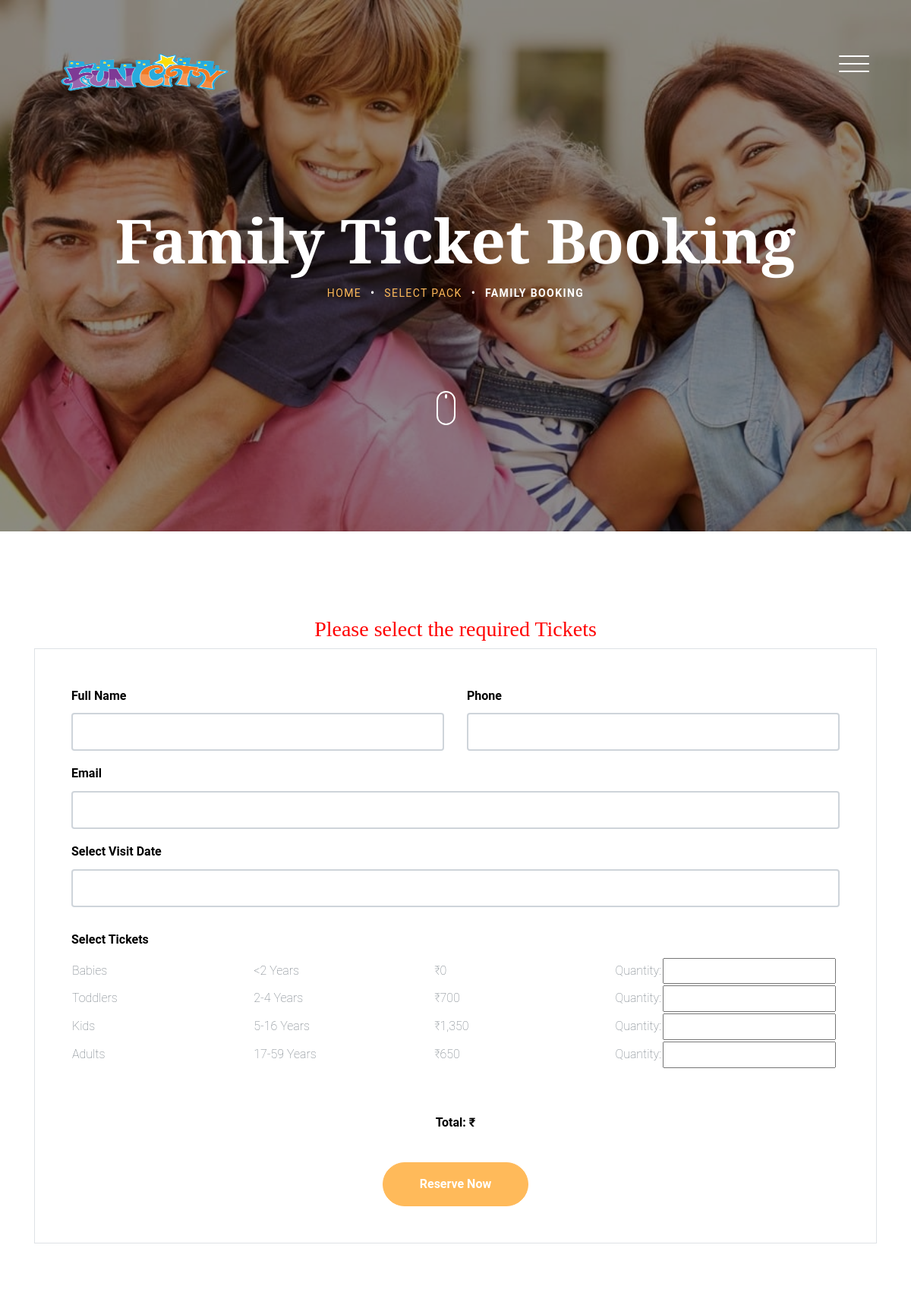
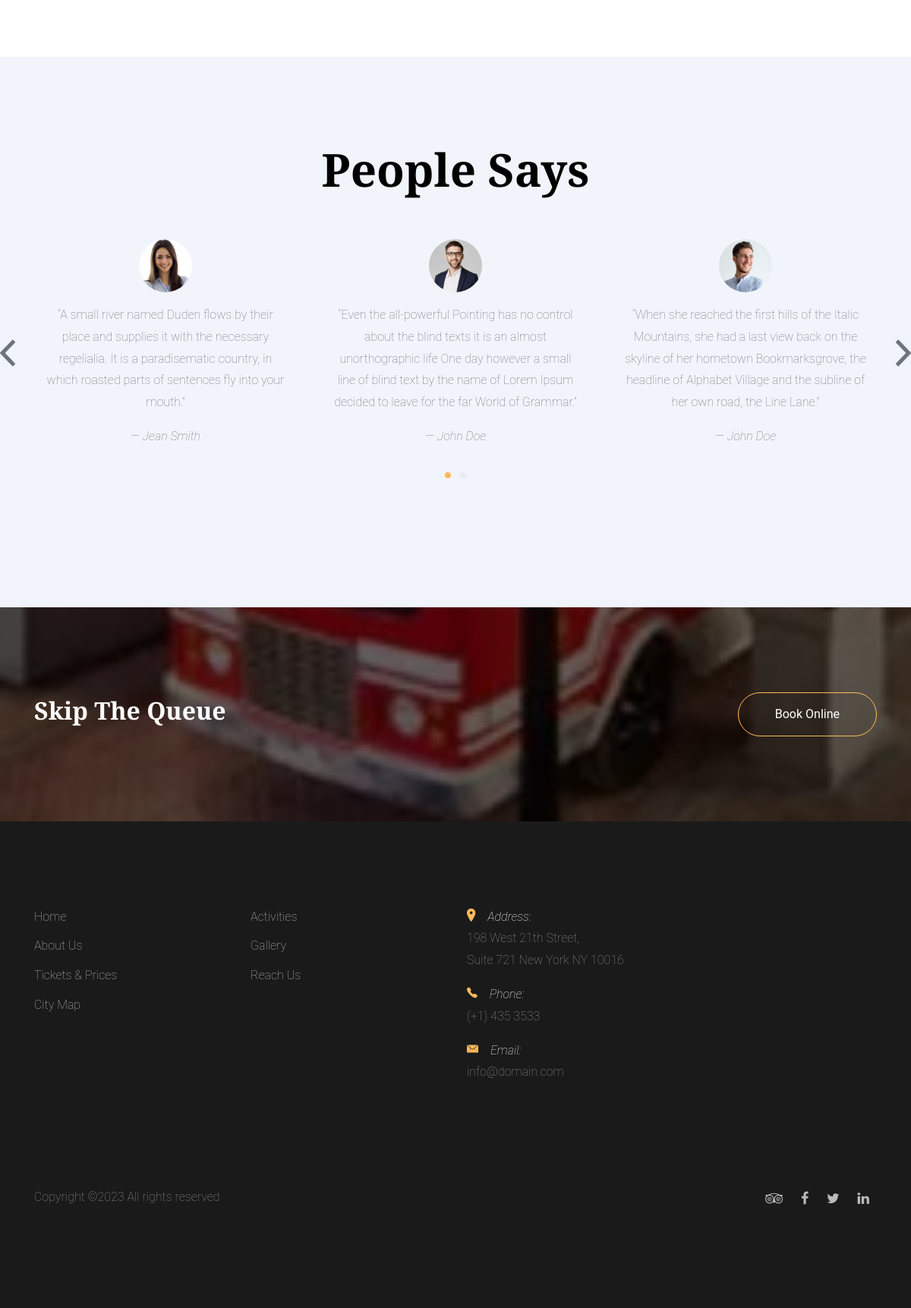
The app's page /Frontend/familyform/ with its own data (2 pictures, top to bottom).
### Backend/models.py (models this page shows)
class Ticketdb(models.Model):
    Name = models.CharField(max_length=50, null=True, blank=True)
    Description = models.CharField(max_length=50, null=True, blank=True)
    Rate = models.IntegerField(null=True,blank=True)

### Frontend/views.py (the view)
# urls.py: path('familyform/', views.familyform, name="familyform"),
def familyform(request):
    data = Ticketdb.objects.all()
    return render(request,'FamilyForm.html',{'data':data})

### Frontend/templates/FamilyForm.html (shortened to what this page needs)
<!DOCTYPE HTML>
{% load static %}
<html>
  <head>
    <link rel="stylesheet" href="{% static 'css/bootstrap.min.css' %}">
    <link rel="stylesheet" href="{% static 'css/animate.css' %}">
    <link rel="stylesheet" href="{% static 'css/owl.carousel.min.css' %}">
    <link rel="stylesheet" href="{% static 'css/aos.css' %}">
    <link rel="stylesheet" href="{% static 'css/bootstrap-datepicker.css' %}">
    <link rel="stylesheet" href="{% static 'css/jquery.timepicker.css' %}">
    <link rel="stylesheet" href="{% static 'css/fancybox.min.css' %}">
    <link rel="stylesheet" href="{% static 'fonts/ionicons/css/ionicons.min.css' %}">
    <link rel="stylesheet" href="{% static 'fonts/fontawesome/css/font-awesome.min.css' %}">
    <link rel="stylesheet" href="{% static 'css/style.css' %}">
  </head>
  <body>
       <header class="site-header js-site-header">
      <div class="container-fluid">
        <div class="row align-items-center">
          <div class="col-6 col-lg-4 site-logo" data-aos="fade"><a href="{% url 'homepage' %}"><img class="img-fluid" src="{% static 'assets/images/funcity.png' %}" alt="Theme-Logo" style="height:70px; width:300px;">
</a></div>
          <div class="col-6 col-lg-8">
            <div class="site-menu-toggle js-site-menu-toggle"  data-aos="fade">
              <span></span>
              <span></span>
              <span></span>
            </div>
          </div>
        </div>
      </div>
    </header>
    <section class="site-hero inner-page overlay" style="background-image: url({% static 'images/family.jpeg' %})" data-stellar-background-ratio="0.5">
      <div class="container">
        <div class="row site-hero-inner justify-content-center align-items-center">
          <div class="col-md-10 text-center" data-aos="fade">
            <h1 class="heading mb-3">Family Ticket Booking</h1>
            <ul class="custom-breadcrumbs mb-4">
              <li><a href="{% url 'homepage' %}">Home</a></li>
              <li>&bullet;</li>
              <li><a href="{% url 'selectpack' %}">Select Pack</a></li>
              <li>&bullet;</li>
              <li>Family Booking</li>
            </ul>
          </div>
        </div>
      </div>
      <a class="mouse smoothscroll" href="#next">
        <div class="mouse-icon">
          <span class="mouse-wheel"></span>
        </div>
      </a>
    </section>
    <section class="section contact-section" id="next">
      <center><h3 style="color:red;">Please select the required Tickets</h3></center>
      <div class="container">
            <form class="bg-white p-md-5 p-4 mb-5 border" method="post" action="{% url 'savebooking' %}" enctype="multipart/form-data">
                <div class="row">
                <div class="col-md-6 form-group">
                  <label class="text-black font-weight-bold" for="name">Full Name</label>
                  <input type="text" id="name" class="form-control" name="name" required="">
                </div>
                <div class="col-md-6 form-group">
                  <label class="text-black font-weight-bold" for="phone">Phone</label>
                  <input type="text" id="phone" class="form-control" name="phone" required="">
                </div>
              </div>
              <div class="row">
                <div class="col-md-12 form-group">
                  <label class="text-black font-weight-bold" for="email">Email</label>
                  <input type="email" id="email" class="form-control" name="email">
                </div>
              </div>
                <div>
                  <label class="text-black font-weight-bold" for="checkin_date">Select Visit Date</label>
                  <input type="text" id="checkin_date" class="form-control" name="date">
              </div><br>
              <div >
                 <label class="text-black font-weight-bold" for="checkin_date">Select Tickets</label>
                 <table>
     <tbody>
      {% for d in data %}
          <tr>
            <td width="25%">{{d.Name}}</td>
            <td width="25%">{{d.Description}}</td>
            <td width="25%">₹{{d.Rate}}</td>
            <td>Quantity:</td>
            <td><input type="number" id="qty" class="quantity" name="qty" width="50%" required=""></td>
            <td><input type="hidden" id="price" class="price" value="{{d.Rate}}" style="width:50px"></td>
            <td><input class="total" type="hidden" name="totalprice" id="totalprice" required="" style="width:50px"></td>
          </tr>
      {% endfor %}
     </tbody>
   </table>
<br><br>
              </div>
             <div style="display: flex; justify-content: center; align-items: center;">
    <label class="text-black font-weight-bold" for="checkin_date">Total: ₹
  </b></label>
</div><br>
              <div style="display: flex; justify-content: center; align-items: center;">
                  <button type="submit" class="btn btn-primary text-white py-3 px-5 font-weight-bold">Reserve Now</form>
              </div>
    </section>
    <section class="section testimonial-section bg-light">
      <div class="container">
        <div class="row justify-content-center text-center mb-5">
          <div class="col-md-7">
            <h2 class="heading" data-aos="fade-up">People Says</h2>
          </div>
        </div>
        <div class="row">
          <div class="js-carousel-2 owl-carousel mb-5" data-aos="fade-up" data-aos-delay="200">
            <div class="testimonial text-center slider-item">
              <div class="author-image mb-3">
                <img src="{% static 'images/person_1.jpg' %}" alt="Image placeholder" class="rounded-circle mx-auto">
              </div>
              <blockquote>
                <p>&ldquo;A small river named Duden flows by their place and supplies it with the necessary regelialia. It is a paradisematic country, in which roasted parts of sentences fly into your mouth.&rdquo;</p>
              </blockquote>
              <p><em>&mdash; Jean Smith</em></p>
            </div>
            <div class="testimonial text-center slider-item">
              <div class="author-image mb-3">
                <img src="{% static 'images/person_2.jpg' %}" alt="Image placeholder" class="rounded-circle mx-auto">
              </div>
              <blockquote>
                <p>&ldquo;Even the all-powerful Pointing has no control about the blind texts it is an almost unorthographic life One day however a small line of blind text by the name of Lorem Ipsum decided to leave for the far World of Grammar.&rdquo;</p>
              </blockquote>
              <p><em>&mdash; John Doe</em></p>
            </div>
            <div class="testimonial text-center slider-item">
              <div class="author-image mb-3">
                <img src="{% static 'images/person_3.jpg' %}" alt="Image placeholder" class="rounded-circle mx-auto">
              </div>
              <blockquote>
                <p>&ldquo;When she reached the first hills of the Italic Mountains, she had a last view back on the skyline of her hometown Bookmarksgrove, the headline of Alphabet Village and the subline of her own road, the Line Lane.&rdquo;</p>
              </blockquote>
              <p><em>&mdash; John Doe</em></p>
            </div>
          </div>
        </div>
      </div>
    </section>
    <section class="section bg-image overlay" style="background-image: url({% static 'images/photokid2.webp' %});">
        <div class="container" >
          <div class="row align-items-center">
            <div class="col-12 col-md-6 text-center mb-4 mb-md-0 text-md-left" data-aos="fade-up">
              <h2 class="text-white font-weight-bold">Skip The Queue</h2>
            </div>
             <div class="col-12 col-md-6 text-center text-md-right" data-aos="fade-up" data-aos-delay="200">
             <form action="{% url 'selectpack' %}" method="post" enctype="multipart/form-data">{% csrf_token %}
             <button type="submit" class="btn btn-outline-warning text-white py-3 px-5">Book Online</button>
             </form>
             </div>
          </div>
        </div>
      </section>
    <footer class="section footer-section">
      <div class="container">
        <div class="row mb-4">
          <div class="col-md-3 mb-5">
            <ul class="list-unstyled link">
              <li><a href="{% url 'homepage' %}">Home</a></li>
              <li><a href="{% url 'aboutus' %}">About Us</a></li>
              <li><a href="{% url 'ticketdetail' %}">Tickets &amp; Prices</a></li>
             <li><a href="{% url 'map' %}">City Map</a></li>
            </ul>
          </div>
          <div class="col-md-3 mb-5">
            <ul class="list-unstyled link">
              <li><a href="{% url 'activitydisp' %}">Activities</a></li>
              <li><a href="{% url 'gallerydisp' %}">Gallery</a></li>
              <li><a href="{% url 'contactus' %}">Reach Us</a></li>
            </ul>
          </div>
          <div class="col-md-3 mb-5 pr-md-5 contact-info">
            <p><span class="d-block"><span class="ion-ios-location h5 mr-3 text-primary"></span>Address:</span> <span> 198 West 21th Street, <br> Suite 721 New York NY 10016</span></p>
            <p><span class="d-block"><span class="ion-ios-telephone h5 mr-3 text-primary"></span>Phone:</span> <span> (+1) 435 3533</span></p>
            <p><span class="d-block"><span class="ion-ios-email h5 mr-3 text-primary"></span>Email:</span> <span> info@domain.com</span></p>
          </div>
        </div>
        <div class="row pt-5">
          <p class="col-md-6 text-left">
            Copyright &copy;<script>document.write(new Date().getFullYear());</script> All rights reserved
          </p>
          <p class="col-md-6 text-right social">
            <a href="https://www.tripadvisor.in/"><span class="fa fa-tripadvisor"></span></a>
            <a href="https://www.facebook.com"><span class="fa fa-facebook"></span></a>
            <a href="https://twitter.com/"><span class="fa fa-twitter"></span></a>
            <a href="https://in.linkedin.com/"><span class="fa fa-linkedin"></span></a>
          </p>
        </div>
      </div>
    </footer>
</body>
</html>

### records on screen
Ticketdb: Name "Babies", Description "<2 Years", Rate "0"
Ticketdb: Name "Toddlers", Description "2-4 Years", Rate "700"
Ticketdb: Name "Kids", Description "5-16 Years", Rate "1,350"
Ticketdb: Name "Adults", Description "17-59 Years", Rate "650"
